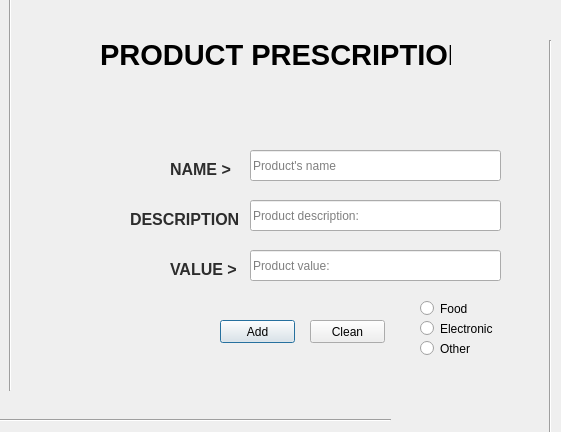
<?xml version="1.0" encoding="UTF-8"?>
<ui version="4.0">
 <class>Dialog</class>
 <widget class="QDialog" name="Dialog">
  <property name="geometry">
   <rect>
    <x>0</x>
    <y>0</y>
    <width>561</width>
    <height>432</height>
   </rect>
  </property>
  <property name="windowTitle">
   <string>Dialog</string>
  </property>
  <widget class="QLabel" name="titulo">
   <property name="geometry">
    <rect>
     <x>100</x>
     <y>30</y>
     <width>351</width>
     <height>51</height>
    </rect>
   </property>
   <property name="cursor">
    <cursorShape>ArrowCursor</cursorShape>
   </property>
   <property name="tabletTracking">
    <bool>false</bool>
   </property>
   <property name="focusPolicy">
    <enum>Qt::NoFocus</enum>
   </property>
   <property name="acceptDrops">
    <bool>false</bool>
   </property>
   <property name="autoFillBackground">
    <bool>false</bool>
   </property>
   <property name="styleSheet">
    <string notr="true">font: 8pt &quot;MS Gothic&quot;;
</string>
   </property>
   <property name="inputMethodHints">
    <set>Qt::ImhNone</set>
   </property>
   <property name="text">
    <string>&lt;html&gt;&lt;head/&gt;&lt;body&gt;&lt;p align=&quot;center&quot;&gt;&lt;span style=&quot; font-size:22pt; font-weight:600;&quot;&gt;PRODUCT PRESCRIPTION&lt;/span&gt;&lt;/p&gt;&lt;/body&gt;&lt;/html&gt;</string>
   </property>
   <property name="scaledContents">
    <bool>false</bool>
   </property>
   <property name="wordWrap">
    <bool>false</bool>
   </property>
   <property name="openExternalLinks">
    <bool>false</bool>
   </property>
  </widget>
  <widget class="QLabel" name="descrioproduto">
   <property name="geometry">
    <rect>
     <x>130</x>
     <y>210</y>
     <width>111</width>
     <height>20</height>
    </rect>
   </property>
   <property name="tabletTracking">
    <bool>false</bool>
   </property>
   <property name="acceptDrops">
    <bool>false</bool>
   </property>
   <property name="autoFillBackground">
    <bool>false</bool>
   </property>
   <property name="styleSheet">
    <string notr="true">font: 57 8pt &quot;Tw Cen MT Std&quot;;</string>
   </property>
   <property name="text">
    <string>&lt;html&gt;&lt;head/&gt;&lt;body&gt;&lt;p&gt;&lt;span style=&quot; font-size:12pt; font-weight:600; color:#2d2d2d;&quot;&gt;DESCRIPTION &amp;gt;&lt;/span&gt;&lt;/p&gt;&lt;/body&gt;&lt;/html&gt;</string>
   </property>
  </widget>
  <widget class="QLabel" name="imagemvalor">
   <property name="geometry">
    <rect>
     <x>130</x>
     <y>250</y>
     <width>41</width>
     <height>31</height>
    </rect>
   </property>
   <property name="autoFillBackground">
    <bool>false</bool>
   </property>
   <property name="styleSheet">
    <string notr="true">image: url(:/img/pngwing.com.png);
</string>
   </property>
   <property name="text">
    <string/>
   </property>
  </widget>
  <widget class="QLabel" name="valorproduto">
   <property name="geometry">
    <rect>
     <x>170</x>
     <y>260</y>
     <width>71</width>
     <height>16</height>
    </rect>
   </property>
   <property name="tabletTracking">
    <bool>false</bool>
   </property>
   <property name="acceptDrops">
    <bool>false</bool>
   </property>
   <property name="autoFillBackground">
    <bool>false</bool>
   </property>
   <property name="styleSheet">
    <string notr="true">font: 57 8pt &quot;Tw Cen MT Std&quot;;</string>
   </property>
   <property name="text">
    <string>&lt;html&gt;&lt;head/&gt;&lt;body&gt;&lt;p&gt;&lt;span style=&quot; font-size:12pt; font-weight:600; color:#2d2d2d;&quot;&gt;VALUE &amp;gt;&lt;/span&gt;&lt;/p&gt;&lt;/body&gt;&lt;/html&gt;</string>
   </property>
  </widget>
  <widget class="QLabel" name="nomeproduto">
   <property name="geometry">
    <rect>
     <x>170</x>
     <y>160</y>
     <width>61</width>
     <height>16</height>
    </rect>
   </property>
   <property name="tabletTracking">
    <bool>false</bool>
   </property>
   <property name="acceptDrops">
    <bool>false</bool>
   </property>
   <property name="autoFillBackground">
    <bool>false</bool>
   </property>
   <property name="styleSheet">
    <string notr="true">font: 57 8pt &quot;Tw Cen MT Std&quot;;</string>
   </property>
   <property name="text">
    <string>&lt;html&gt;&lt;head/&gt;&lt;body&gt;&lt;p&gt;&lt;span style=&quot; font-size:12pt; font-weight:600; color:#2d2d2d;&quot;&gt;NAME &amp;gt;&lt;/span&gt;&lt;/p&gt;&lt;/body&gt;&lt;/html&gt;</string>
   </property>
  </widget>
  <widget class="QLabel" name="imagedescrio">
   <property name="geometry">
    <rect>
     <x>80</x>
     <y>200</y>
     <width>61</width>
     <height>31</height>
    </rect>
   </property>
   <property name="styleSheet">
    <string notr="true">image: url(:/img/tooltip_text_icon_138091.png);</string>
   </property>
   <property name="text">
    <string/>
   </property>
  </widget>
  <widget class="QLabel" name="imagenome">
   <property name="geometry">
    <rect>
     <x>130</x>
     <y>150</y>
     <width>41</width>
     <height>31</height>
    </rect>
   </property>
   <property name="styleSheet">
    <string notr="true">image: url(:/img/—Pngtree—checkout cart add product to_5100995.png);</string>
   </property>
   <property name="text">
    <string/>
   </property>
  </widget>
  <widget class="QPushButton" name="addbutton">
   <property name="geometry">
    <rect>
     <x>220</x>
     <y>320</y>
     <width>75</width>
     <height>23</height>
    </rect>
   </property>
   <property name="text">
    <string>Add</string>
   </property>
  </widget>
  <widget class="QRadioButton" name="oother">
   <property name="geometry">
    <rect>
     <x>420</x>
     <y>340</y>
     <width>82</width>
     <height>17</height>
    </rect>
   </property>
   <property name="text">
    <string>Other</string>
   </property>
  </widget>
  <widget class="QRadioButton" name="oeletronic">
   <property name="geometry">
    <rect>
     <x>420</x>
     <y>320</y>
     <width>82</width>
     <height>17</height>
    </rect>
   </property>
   <property name="text">
    <string>Electronic</string>
   </property>
  </widget>
  <widget class="QRadioButton" name="ofood">
   <property name="geometry">
    <rect>
     <x>420</x>
     <y>300</y>
     <width>82</width>
     <height>17</height>
    </rect>
   </property>
   <property name="text">
    <string>Food</string>
   </property>
  </widget>
  <widget class="Line" name="line">
   <property name="geometry">
    <rect>
     <x>0</x>
     <y>-10</y>
     <width>20</width>
     <height>401</height>
    </rect>
   </property>
   <property name="orientation">
    <enum>Qt::Vertical</enum>
   </property>
  </widget>
  <widget class="Line" name="line_2">
   <property name="geometry">
    <rect>
     <x>540</x>
     <y>40</y>
     <width>20</width>
     <height>401</height>
    </rect>
   </property>
   <property name="orientation">
    <enum>Qt::Vertical</enum>
   </property>
  </widget>
  <widget class="Line" name="line_3">
   <property name="geometry">
    <rect>
     <x>0</x>
     <y>410</y>
     <width>391</width>
     <height>20</height>
    </rect>
   </property>
   <property name="inputMethodHints">
    <set>Qt::ImhUppercaseOnly</set>
   </property>
   <property name="orientation">
    <enum>Qt::Horizontal</enum>
   </property>
  </widget>
  <widget class="QLineEdit" name="lineEdit">
   <property name="geometry">
    <rect>
     <x>250</x>
     <y>150</y>
     <width>251</width>
     <height>31</height>
    </rect>
   </property>
   <property name="placeholderText">
    <string>Product's name </string>
   </property>
  </widget>
  <widget class="QLineEdit" name="lineEdit_2">
   <property name="geometry">
    <rect>
     <x>250</x>
     <y>200</y>
     <width>251</width>
     <height>31</height>
    </rect>
   </property>
   <property name="placeholderText">
    <string>Product description: </string>
   </property>
  </widget>
  <widget class="QLineEdit" name="lineEdit_3">
   <property name="geometry">
    <rect>
     <x>250</x>
     <y>250</y>
     <width>251</width>
     <height>31</height>
    </rect>
   </property>
   <property name="placeholderText">
    <string>Product value: </string>
   </property>
  </widget>
  <widget class="QPushButton" name="cleanbutton">
   <property name="geometry">
    <rect>
     <x>310</x>
     <y>320</y>
     <width>75</width>
     <height>23</height>
    </rect>
   </property>
   <property name="text">
    <string>Clean</string>
   </property>
  </widget>
  <zorder>line_2</zorder>
  <zorder>line</zorder>
  <zorder>titulo</zorder>
  <zorder>descrioproduto</zorder>
  <zorder>imagemvalor</zorder>
  <zorder>valorproduto</zorder>
  <zorder>nomeproduto</zorder>
  <zorder>imagedescrio</zorder>
  <zorder>imagenome</zorder>
  <zorder>addbutton</zorder>
  <zorder>oother</zorder>
  <zorder>oeletronic</zorder>
  <zorder>ofood</zorder>
  <zorder>line_3</zorder>
  <zorder>lineEdit</zorder>
  <zorder>lineEdit_2</zorder>
  <zorder>lineEdit_3</zorder>
  <zorder>cleanbutton</zorder>
 </widget>
 <resources>
  <include location="../imgs/img.qrc"/>
 </resources>
 <connections/>
</ui>
